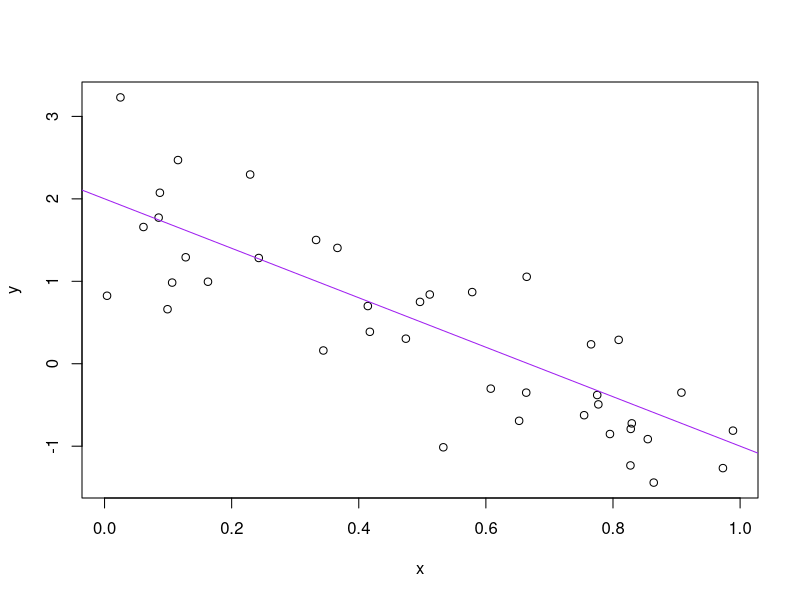

This chart was generated by the following R code:
a <- 2
b <- -3
sig_sq <- 0.5
x <- runif(40)
y <- a + b * x + rnorm(40, sd = sqrt(sig_sq))
(avg_x <- mean(x))

## [1] 0.4616799

write(avg_x, "avg_x.txt")
plot(x, y)
abline(a, b, col = "purple")

